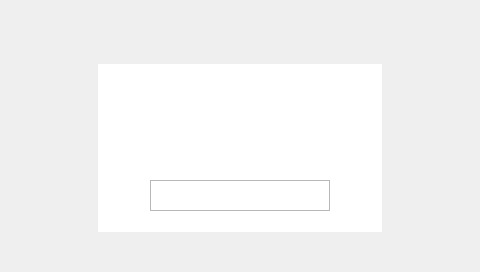
<?xml version="1.0" encoding="UTF-8"?>
<ui version="4.0">
 <class>Remotemission_dialog</class>
 <widget class="QWidget" name="Remotemission_dialog">
  <property name="geometry">
   <rect>
    <x>0</x>
    <y>0</y>
    <width>480</width>
    <height>272</height>
   </rect>
  </property>
  <property name="windowTitle">
   <string>Form</string>
  </property>
  <widget class="QLabel" name="label">
   <property name="geometry">
    <rect>
     <x>98</x>
     <y>64</y>
     <width>284</width>
     <height>168</height>
    </rect>
   </property>
   <property name="font">
    <font>
     <pointsize>16</pointsize>
    </font>
   </property>
   <property name="styleSheet">
    <string notr="true">background-color: rgb(255, 255, 255);</string>
   </property>
   <property name="text">
    <string/>
   </property>
   <property name="alignment">
    <set>Qt::AlignCenter</set>
   </property>
  </widget>
  <widget class="QTextEdit" name="textEdit">
   <property name="geometry">
    <rect>
     <x>150</x>
     <y>180</y>
     <width>180</width>
     <height>31</height>
    </rect>
   </property>
   <property name="font">
    <font>
     <family>Ubuntu</family>
     <pointsize>12</pointsize>
    </font>
   </property>
   <property name="styleSheet">
    <string notr="true"/>
   </property>
   <property name="html">
    <string>&lt;!DOCTYPE HTML PUBLIC &quot;-//W3C//DTD HTML 4.0//EN&quot; &quot;http://www.w3.org/TR/REC-html40/strict.dtd&quot;&gt;
&lt;html&gt;&lt;head&gt;&lt;meta name=&quot;qrichtext&quot; content=&quot;1&quot; /&gt;&lt;style type=&quot;text/css&quot;&gt;
p, li { white-space: pre-wrap; }
&lt;/style&gt;&lt;/head&gt;&lt;body style=&quot; font-family:'Ubuntu'; font-size:12pt; font-weight:400; font-style:normal;&quot;&gt;
&lt;p align=&quot;center&quot; style=&quot;-qt-paragraph-type:empty; margin-top:0px; margin-bottom:0px; margin-left:0px; margin-right:0px; -qt-block-indent:0; text-indent:0px;&quot;&gt;&lt;br /&gt;&lt;/p&gt;&lt;/body&gt;&lt;/html&gt;</string>
   </property>
  </widget>
 </widget>
 <resources/>
 <connections/>
</ui>
